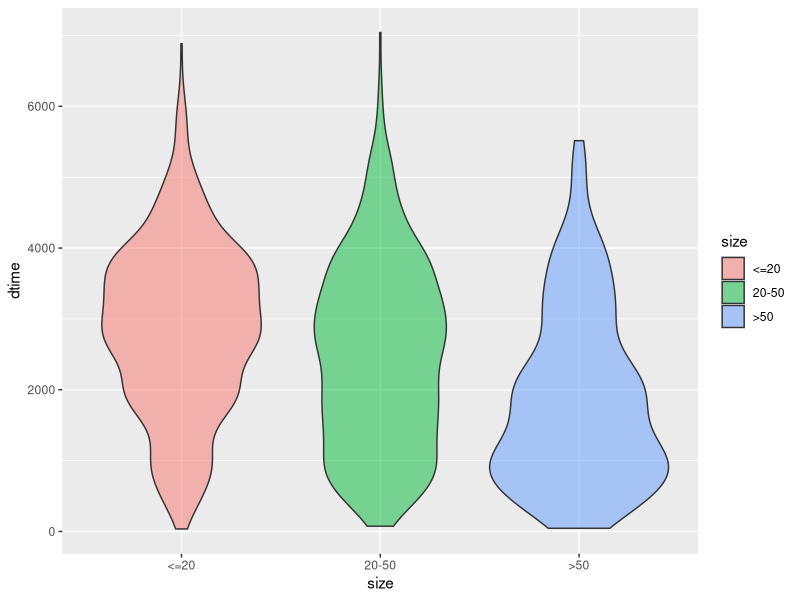
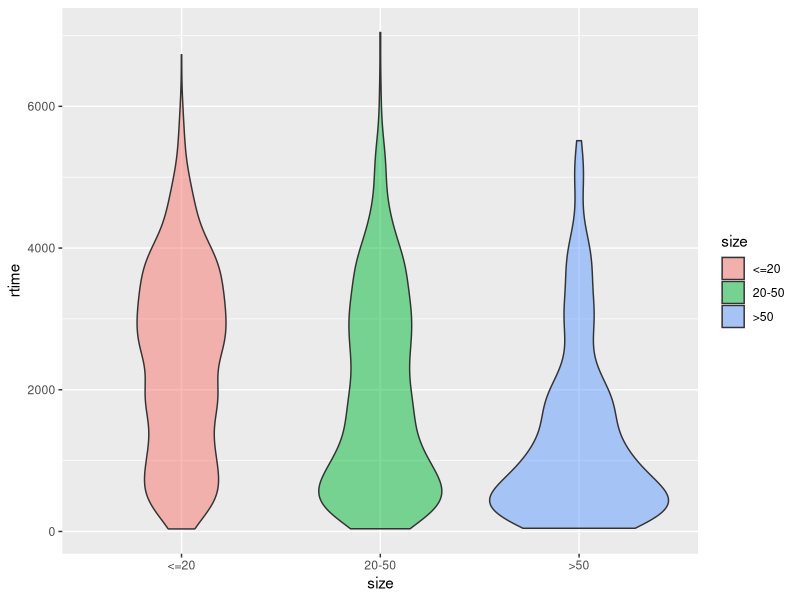
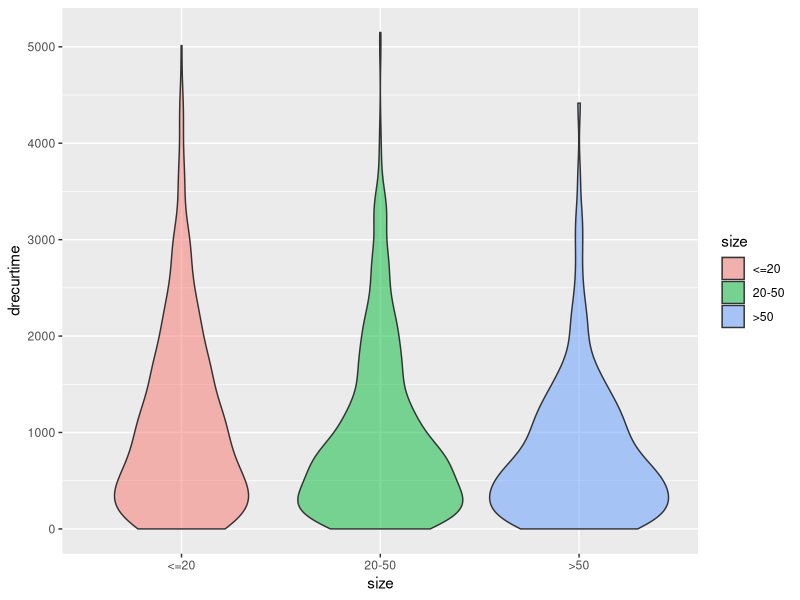
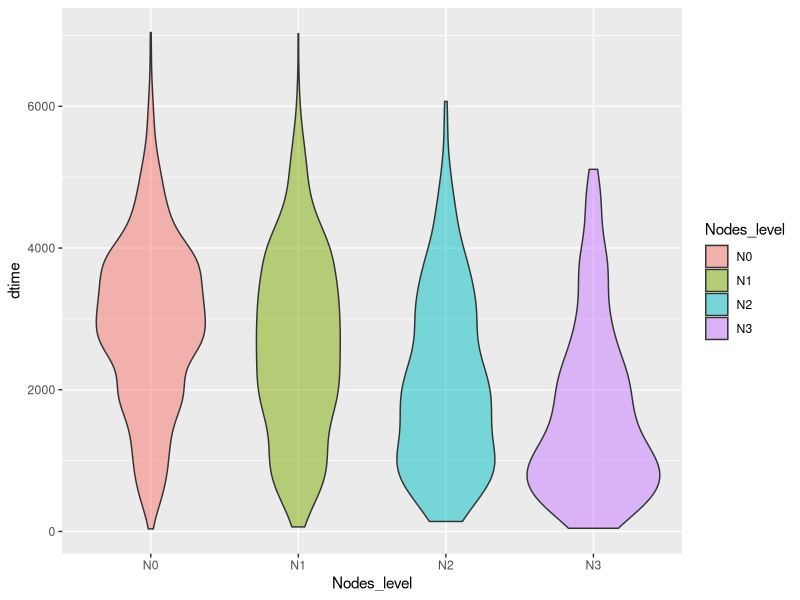
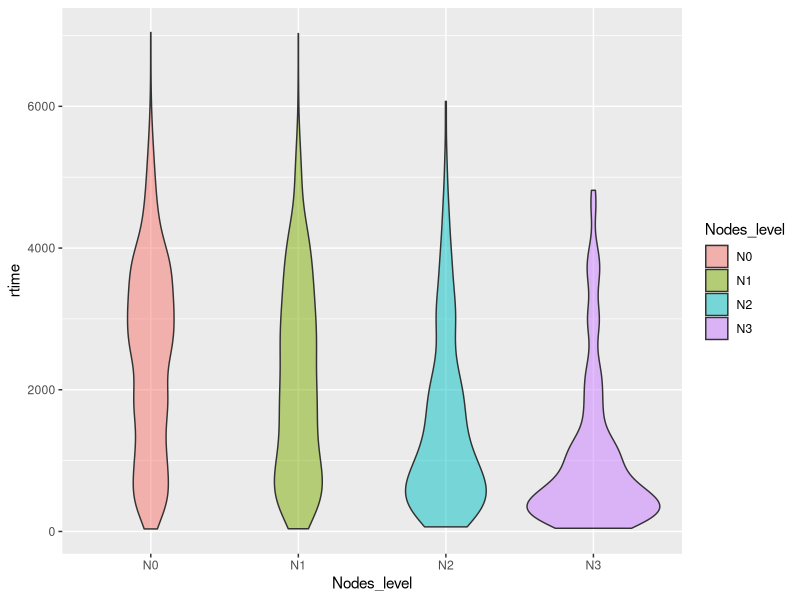
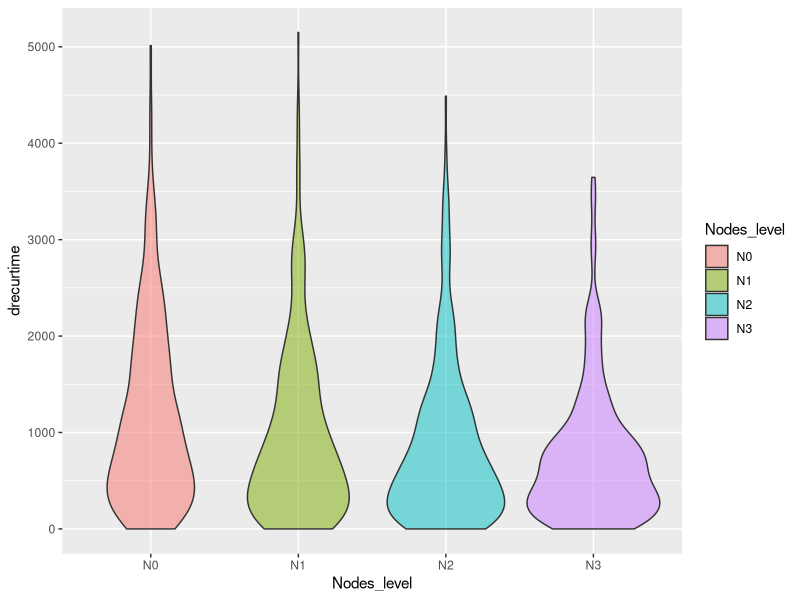
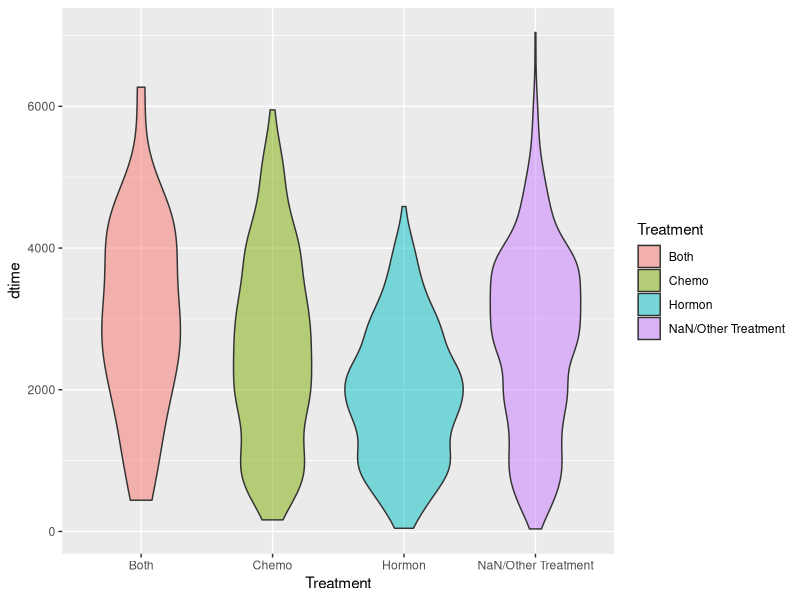
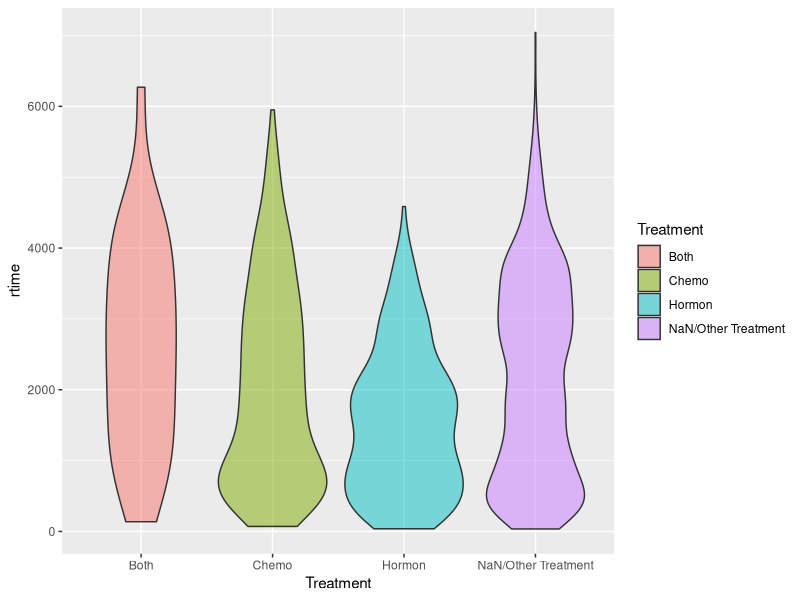

These charts were generated, in order, by the following R code:
## ---- chunk 1
# automatically create a bib database for R packages
knitr::write_bib(c(
  .packages(), 'bookdown', 'knitr', 'rmarkdown', 'survival', 'survminer', 'ggplot2', 'caret','LTRCtrees'
), 'packages.bib')
## ---- chunk 2
library(survival)
library(survminer)
library(tidyverse)
library(caret)
## ---- chunk 3
data(rotterdam)
## ---- chunk 4
rotterdam %>% 
  group_by(size) %>%
  summarise(number = n(), .groups = 'drop')
## ---- chunk 5
rotterdam <- rotterdam %>% 
  mutate(Nodes_level = ifelse(nodes == 0, "N0", 
                       ifelse(nodes >= 1 & nodes <= 3, "N1", 
                       ifelse(nodes >= 4 & nodes <= 9, "N2", 
                       ifelse(nodes >= 10, "N3", NaN)))))
rotterdam %>% 
  group_by(Nodes_level) %>%
  summarise(number = n(), .groups = 'drop')
## ---- chunk 6
rotterdam <- rotterdam %>%
  mutate(grade = as.factor(grade))
## ---- chunk 7
rotterdam %>% 
  group_by(grade) %>%
  summarise(number = n(), .groups = 'drop')
## ---- chunk 8
rotterdam <- rotterdam %>%
  mutate(Treatment = ifelse(chemo == 1 & hormon == 0, "Chemo",
                     ifelse(chemo == 0 & hormon == 1, "Hormon", 
                     ifelse(chemo == 1 & hormon == 1, "Both", "NaN/Other Treatment")))) %>% 
  mutate(Treatment = as.factor(Treatment))
## ---- chunk 9
rotterdam_recur <- rotterdam %>%
  filter(recur == 1) %>%
  mutate(drecurtime = dtime-rtime)
nrow(rotterdam_recur)
## ---- chunk 10
ggplot(data = rotterdam, aes(x = size, y = dtime, fill = size)) +
  geom_violin(alpha = 0.5)
## ---- chunk 11
ggplot(data = rotterdam, aes(x = size, y = rtime, fill = size)) +
  geom_violin(alpha = 0.5)
## ---- chunk 12
ggplot(data = rotterdam_recur, aes(x = size, y = drecurtime, fill = size)) +
  geom_violin(alpha = 0.5)
## ---- chunk 13
ggplot(data = rotterdam, aes(x = Nodes_level, y = dtime, fill = Nodes_level)) +
  geom_violin(alpha = 0.5)
## ---- chunk 14
ggplot(data = rotterdam, aes(x = Nodes_level, y = rtime, fill = Nodes_level)) +
  geom_violin(alpha = 0.5)
## ---- chunk 15
ggplot(data = rotterdam_recur, aes(x = Nodes_level, y = drecurtime, fill = Nodes_level)) +
  geom_violin(alpha = 0.5)
## ---- chunk 16
ggplot(data = rotterdam, aes(x = Treatment, y = dtime, fill = Treatment)) +
  geom_violin(alpha = 0.5)
## ---- chunk 17
ggplot(data = rotterdam, aes(x = Treatment, y = rtime, fill = Treatment)) +
  geom_violin(alpha = 0.5)
## ---- chunk 18
ggplot(data = rotterdam_recur, aes(x = Treatment, y = drecurtime, fill = Treatment)) +
  geom_violin(alpha = 0.5)
## ---- chunk 19
ggplot(data = rotterdam, aes(x = age, y = dtime, color = Treatment)) +
  geom_point(alpha = 0.5)
## ---- chunk 20
ggplot(data = rotterdam, aes(x = age, y = rtime, color = Treatment)) +
  geom_point(alpha = 0.5)
## ---- chunk 21
rotterdam_new <-rotterdam %>%
  filter(Treatment != "NaN/Other Treatment") %>%
  filter(Treatment != "Both")
## ---- chunk 22
ggplot(data = rotterdam_new, aes(x = age, y = dtime, color = Treatment)) +
  geom_point(alpha = 0.5)
## ---- chunk 23
ggplot(data = rotterdam_new, aes(x = age, y = rtime, color = Treatment)) +
  geom_point(alpha = 0.5)
## ---- chunk 24
ggplot(data = rotterdam, aes(x = Treatment, fill = size)) + 
  geom_bar(position = "stack")
## ---- chunk 25
ggplot(data = rotterdam, aes(x = Treatment, fill = Nodes_level)) + 
  geom_bar(position = "stack")
## ---- chunk 26
rotterdam <- rotterdam %>%
  mutate(dtime_Years = floor(dtime/365)) %>%
  mutate(`5_year_survival` = ifelse(dtime_Years >= 5, 1, 0))
## ---- chunk 27
rotterdam %>% 
  group_by(`5_year_survival`) %>%
  summarise(number = n(), .groups = 'drop')

2084/(898+2084)
## ---- chunk 28
rotterdam <- rotterdam %>%
  mutate(dtime_Years = floor(dtime/365)) %>%
  mutate(`10_year_survival` = ifelse(dtime_Years >= 10, 1, 0))
## ---- chunk 29
rotterdam %>% 
  group_by(`10_year_survival`) %>%
  summarise(number = n(), .groups = 'drop')

685/(685 + 2297)
## ---- chunk 30
rotterdam %>% 
  group_by(grade) %>%
  summarise(number = n(), .groups = 'drop')
